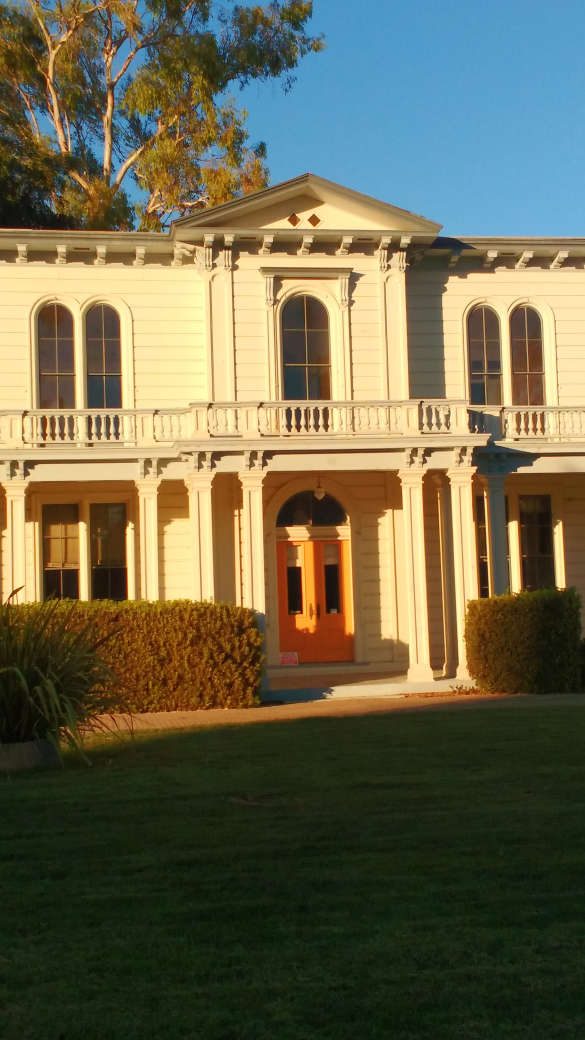
#> input picture input/p1/4.jpg, 2340 x 4160 px, found by its file name (shown at 1/4 size)
$ python match_features.py
#> lines starting #> are read from the running program, lines starting #| are printed output that depends on the picture
import numpy as np
import cv2
import os


class SiftKpDesc():
    def __init__(self, kp, desc):
        # List of keypoints in (x,y) crd -> N x 2
        self.kp = kp

        # List of Descriptors at keypoints : N x 128
        self.desc = desc


class SiftMatching:

    _BLUE = [255, 0, 0]
    _GREEN = [0, 255, 0]
    _RED = [0, 0, 255]
    _CYAN = [255, 255, 0]

    _line_thickness = 2
    _radius = 5
    _circ_thickness = 2


    def __init__(self, img_1_path, img_2_path, results_fldr='', nfeatures=2000, gamma=0.8):

        fname_1 = os.path.basename(img_1_path)
        fname_2 = os.path.basename(img_2_path)

        if not results_fldr:
            results_fldr = os.path.split(img_1_path)[0]

        self.result_fldr = os.path.join(results_fldr, 'results')

        self.prefix = fname_1.split('.')[0] + '_' + fname_2.split('.')[0]

        if not os.path.exists(self.result_fldr):
            os.makedirs(self.result_fldr)

        self.img_1_bgr = self.read_image(img_1_path)
#> in read_image, img_bgr is the input picture: shape (4160, 2340, 3); mean B, G, R 76.6, 102.6, 106.6
        self.img_2_bgr = self.read_image(img_2_path)
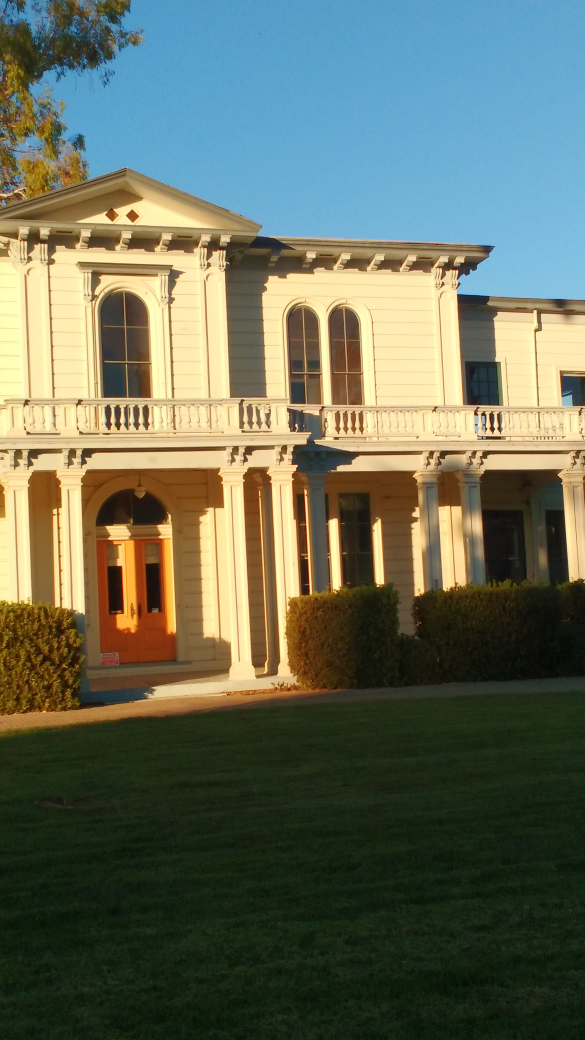
#> input picture input/p1/5.jpg, 2340 x 4160 px, found by its file name (shown at 1/4 size)
#> in read_image, img_bgr is the input picture: shape (4160, 2340, 3); mean B, G, R 90.5, 108.6, 102

        self.nfeatures = nfeatures
        self.gamma = gamma


    def read_image(self, img_path):

        img_bgr = cv2.imread(img_path, cv2.IMREAD_COLOR)

        return img_bgr


    def get_sift_features(self, img_bgr, nfeatures=2000):

        img_gray = cv2.cvtColor(img_bgr, cv2.COLOR_BGR2GRAY)

        sift_obj = cv2.xfeatures2d.SIFT_create(nfeatures)

        # kp_list_obj is a list of "KeyPoint" objects with location stored as tuple in "pt" attribute
        kp_list_obj, desc = sift_obj.detectAndCompute(image=img_gray, mask=None)

        kp = [x.pt for x in kp_list_obj]

        return SiftKpDesc(kp, desc)


    def match_features(self, sift_kp_desc_obj1, sift_kp_desc_obj2, gamma=0.8):
        correspondence = []  # list of lists of [x1, y1, x2, y2]

        for i in range(len(sift_kp_desc_obj1.kp)):
            sc = np.linalg.norm(sift_kp_desc_obj1.desc[i] - sift_kp_desc_obj2.desc, axis=1)
            idx = np.argsort(sc)

            val = sc[idx[0]] / sc[idx[1]]

            if val <= gamma:
                correspondence.append([*sift_kp_desc_obj1.kp[i], *sift_kp_desc_obj2.kp[idx[0]]])

        return correspondence


    def draw_correspondence(self, correspondence, img_1, img_2):

        if len(img_1.shape) == 2:
            img_1 = np.repeat(img_1[:, :, np.newaxis], 3, axis=2)

        if len(img_2.shape) == 2:
            img_2 = np.repeat(img_2[:, :, np.newaxis], 3, axis=2)

        h, w, _ = img_1.shape

        img_stack = np.hstack((img_1, img_2))

        for x1, y1, x2, y2 in correspondence:
            x1_d = int(round(x1))
            y1_d = int(round(y1))

            x2_d = int(round(x2) + w)
            y2_d = int(round(y2))

            cv2.circle(img_stack, (x1_d, y1_d), radius=self._radius, color=self._BLUE,
                       thickness=self._circ_thickness, lineType=cv2.LINE_AA)

            cv2.circle(img_stack, (x2_d, y2_d), radius=self._radius, color=self._BLUE,
                       thickness=self._circ_thickness, lineType=cv2.LINE_AA)

            cv2.line(img_stack, (x1_d, y1_d), (x2_d, y2_d), color=self._CYAN,
                     thickness=self._line_thickness)

        fname = os.path.join(self.result_fldr, self.prefix + '_sift_corr.jpg')
        cv2.imwrite(fname, img_stack)


    def run(self):

        sift_kp_desc_obj1 = self.get_sift_features(self.img_1_bgr, nfeatures=self.nfeatures)
#> in get_sift_features, `img_gray = cv2.cvtColor(img_bgr, cv2.COLOR_BGR2GRAY)`:
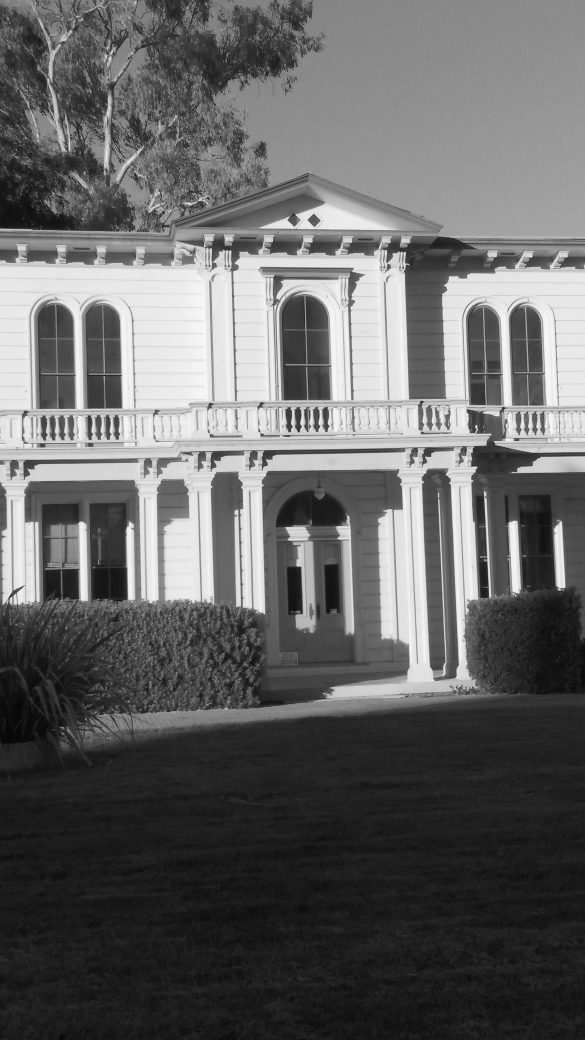
#> img_gray: shape (4160, 2340) (shown at 1/4 size); min 0, max 249, mean 100.8
#> in get_sift_features, `kp_list_obj, desc = sift_obj.detectAndCompute(image=img_gray, mask=None)`: kp_list_obj = 2000 keypoints; strongest (x, y, size): (2054, 2109, 33), (1905, 1706, 6.9), (2243, 2329, 33.2), (2064, 2343, 35.4)
#> in get_sift_features, `kp = [x.pt for x in kp_list_obj]`: kp = 2000 pairs, first value 13.97 to 2335.9, second value 8.28 to 2934.9
#> in __init__, `self.kp = kp`: self.kp has the same summary as kp in get_sift_features
        sift_kp_desc_obj2 = self.get_sift_features(self.img_2_bgr, nfeatures=self.nfeatures)
#> call 2 of get_sift_features, with nfeatures = 2000
#> in get_sift_features (call 2), `img_gray = cv2.cvtColor(img_bgr, cv2.COLOR_BGR2GRAY)`:
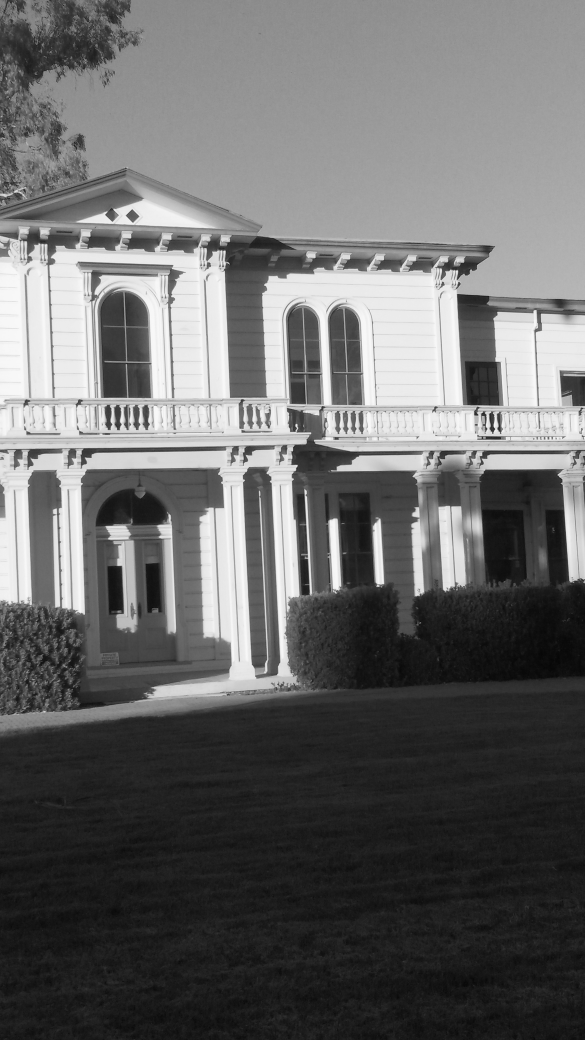
#> img_gray: shape (4160, 2340) (shown at 1/4 size); min 2, max 250, mean 104.6
#> in get_sift_features (call 2), `kp_list_obj, desc = sift_obj.detectAndCompute(image=img_gray, mask=None)`: kp_list_obj = 2000 keypoints; strongest (x, y, size): (1926, 1528, 120.3), (1334, 2099, 31.8), (1519, 2317, 31.6), (1969, 1716, 13.1)
#> in get_sift_features (call 2), `kp = [x.pt for x in kp_list_obj]`: kp = 2000 pairs, first value 5.27 to 2337.1, second value 22.06 to 2853.6

        correspondence = self.match_features(sift_kp_desc_obj1, sift_kp_desc_obj2, gamma=self.gamma)
#> the loop in match_features, `for i in range(len(sift_kp_desc_obj1.kp)):` made 2000 passes
#> val on passes 1 to 3: 0.958, 0.97, 0.996
#> after the loop in match_features, `for i in range(len(sift_kp_desc_obj1.kp)):`: correspondence = 551 items, first 6: [1491.7, 1627.4, 774.6, 1620], [856.2, 1048.1, 117.9, 1020.9], [1461.1, 1099.2, 739.9, 1089.6], [1522.9, 997.3, 801.7, 988.9], [1453.1, 977.8, 730.8, 967.4], [1453.1, 977.8, 730.8, 967.4]

        self.draw_correspondence(correspondence, self.img_1_bgr, self.img_2_bgr)
#> in draw_correspondence, `img_stack = np.hstack((img_1, img_2))`:
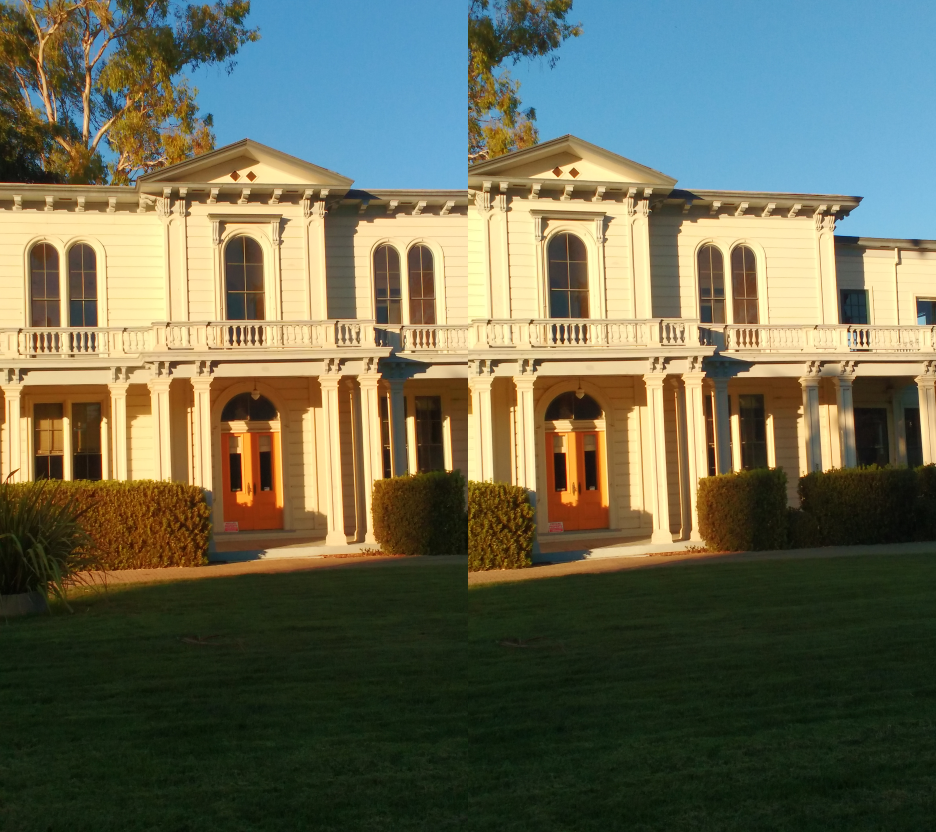
#> img_stack: shape (4160, 4680, 3) (shown at 1/5 size); mean B, G, R 83.6, 105.6, 104.3
#> the loop in draw_correspondence, `for x1, y1, x2, y2 in correspondence:` made 551 passes
#> (x1, y1, x2, y2, x1_d, y1_d, x2_d, y2_d) on passes 1 to 3: (1491.7, 1627.4, 774.6, 1620, 1492, 1627, 3115, 1620), (856.2, 1048.1, 117.9, 1020.9, 856, 1048, 2458, 1021), (1461.1, 1099.2, 739.9, 1089.6, 1461, 1099, 3080, 1090)
#> after the loop in draw_correspondence, `for x1, y1, x2, y2 in correspondence:`:
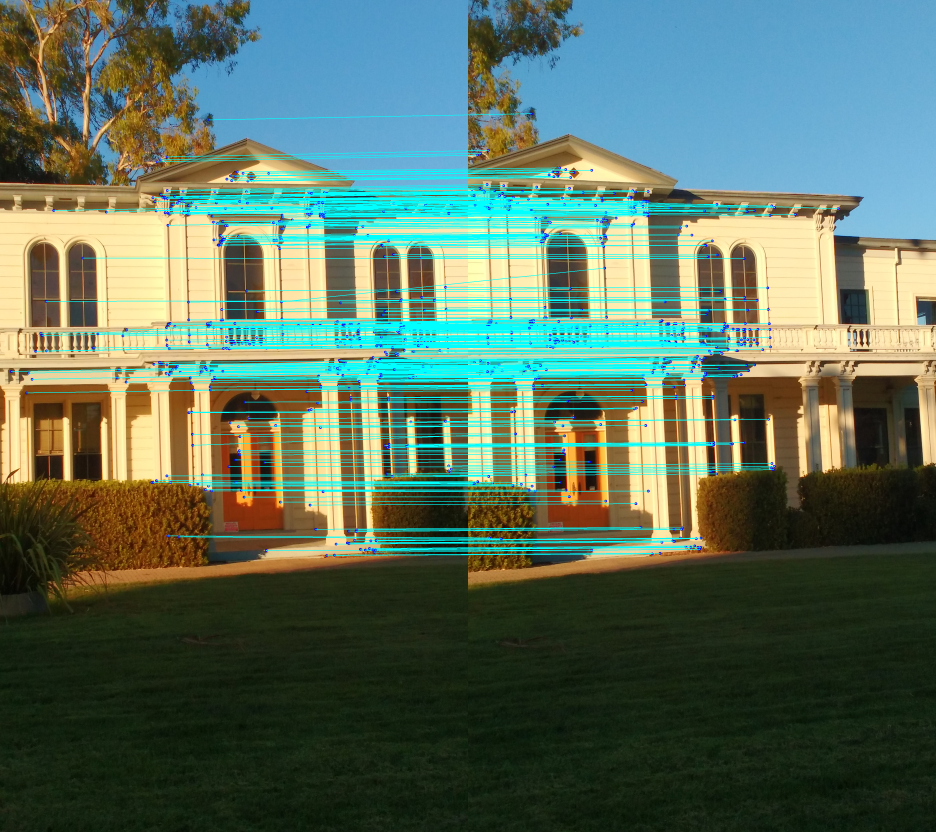
#> img_stack: shape (4160, 4680, 3) (shown at 1/5 size); mean B, G, R 95.1, 112.7, 90.6

        return correspondence


if __name__ == "__main__":
    img_1_path = "/Users/aartighatkesar/Documents/Image-Mosaicing/input/p3/4.jpg"
    img_2_path = "/Users/aartighatkesar/Documents/Image-Mosaicing/input/p3/5.jpg"

    siftmatch_obj = SiftMatching(img_1_path, img_2_path, results_fldr='', nfeatures=2000, gamma=0.6)
    siftmatch_obj.run()
